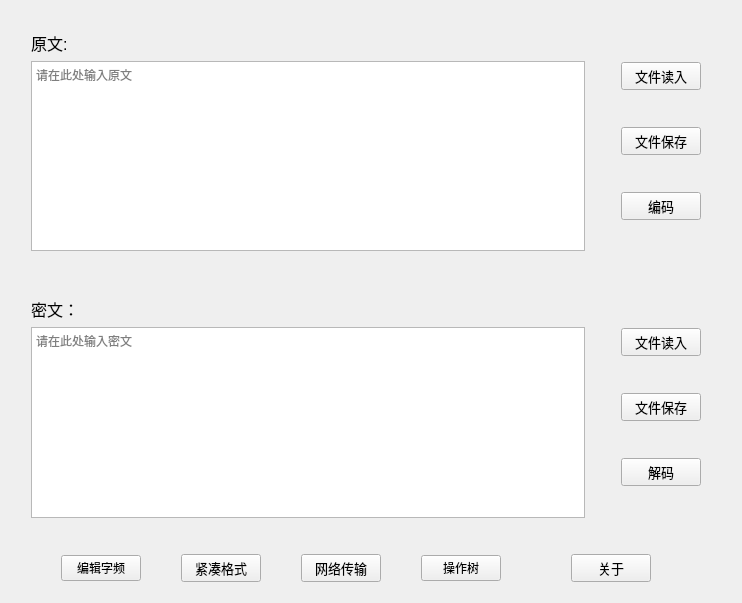
<?xml version="1.0" encoding="UTF-8"?>
<ui version="4.0">
 <class>Form</class>
 <widget class="QWidget" name="Form">
  <property name="geometry">
   <rect>
    <x>0</x>
    <y>0</y>
    <width>714</width>
    <height>603</height>
   </rect>
  </property>
  <property name="windowTitle">
   <string>哈夫曼编译码器</string>
  </property>
  <layout class="QVBoxLayout" name="verticalLayout_5">
   <item>
    <layout class="QHBoxLayout" name="horizontalLayout" stretch="0,0">
     <property name="topMargin">
      <number>20</number>
     </property>
     <property name="bottomMargin">
      <number>20</number>
     </property>
     <item>
      <layout class="QVBoxLayout" name="verticalLayout">
       <property name="leftMargin">
        <number>20</number>
       </property>
       <item>
        <widget class="QLabel" name="label">
         <property name="font">
          <font>
           <pointsize>12</pointsize>
          </font>
         </property>
         <property name="text">
          <string>原文:</string>
         </property>
        </widget>
       </item>
       <item>
        <widget class="QTextEdit" name="rawTextEdit">
         <property name="placeholderText">
          <string>请在此处输入原文</string>
         </property>
        </widget>
       </item>
      </layout>
     </item>
     <item>
      <layout class="QVBoxLayout" name="verticalLayout_3" stretch="4,0,4">
       <property name="leftMargin">
        <number>30</number>
       </property>
       <property name="rightMargin">
        <number>30</number>
       </property>
       <item>
        <widget class="QPushButton" name="rawOpenFileButton">
         <property name="sizePolicy">
          <sizepolicy hsizetype="Minimum" vsizetype="Fixed">
           <horstretch>30</horstretch>
           <verstretch>0</verstretch>
          </sizepolicy>
         </property>
         <property name="font">
          <font>
           <pointsize>10</pointsize>
          </font>
         </property>
         <property name="text">
          <string>文件读入</string>
         </property>
        </widget>
       </item>
       <item>
        <widget class="QPushButton" name="rawSaveFileButton">
         <property name="sizePolicy">
          <sizepolicy hsizetype="Minimum" vsizetype="Fixed">
           <horstretch>30</horstretch>
           <verstretch>0</verstretch>
          </sizepolicy>
         </property>
         <property name="font">
          <font>
           <pointsize>10</pointsize>
          </font>
         </property>
         <property name="text">
          <string>文件保存</string>
         </property>
        </widget>
       </item>
       <item>
        <widget class="QPushButton" name="encodedButton">
         <property name="sizePolicy">
          <sizepolicy hsizetype="Minimum" vsizetype="Fixed">
           <horstretch>0</horstretch>
           <verstretch>0</verstretch>
          </sizepolicy>
         </property>
         <property name="font">
          <font>
           <pointsize>10</pointsize>
          </font>
         </property>
         <property name="styleSheet">
          <string notr="true"/>
         </property>
         <property name="text">
          <string>编码</string>
         </property>
        </widget>
       </item>
      </layout>
     </item>
    </layout>
   </item>
   <item>
    <layout class="QHBoxLayout" name="horizontalLayout_2">
     <property name="topMargin">
      <number>20</number>
     </property>
     <property name="bottomMargin">
      <number>20</number>
     </property>
     <item>
      <layout class="QVBoxLayout" name="verticalLayout_2">
       <property name="leftMargin">
        <number>20</number>
       </property>
       <item>
        <widget class="QLabel" name="label_2">
         <property name="font">
          <font>
           <pointsize>12</pointsize>
          </font>
         </property>
         <property name="text">
          <string>密文：</string>
         </property>
        </widget>
       </item>
       <item>
        <widget class="QTextEdit" name="encodedTextEdit">
         <property name="placeholderText">
          <string>请在此处输入密文</string>
         </property>
        </widget>
       </item>
      </layout>
     </item>
     <item>
      <layout class="QVBoxLayout" name="verticalLayout_4">
       <property name="leftMargin">
        <number>30</number>
       </property>
       <property name="rightMargin">
        <number>30</number>
       </property>
       <item>
        <widget class="QPushButton" name="encodedOpenFileButton">
         <property name="font">
          <font>
           <pointsize>10</pointsize>
          </font>
         </property>
         <property name="text">
          <string>文件读入</string>
         </property>
        </widget>
       </item>
       <item>
        <widget class="QPushButton" name="encodedSaveFileButton">
         <property name="sizePolicy">
          <sizepolicy hsizetype="Minimum" vsizetype="Fixed">
           <horstretch>30</horstretch>
           <verstretch>0</verstretch>
          </sizepolicy>
         </property>
         <property name="font">
          <font>
           <pointsize>10</pointsize>
          </font>
         </property>
         <property name="text">
          <string>文件保存</string>
         </property>
        </widget>
       </item>
       <item>
        <widget class="QPushButton" name="decodeButton">
         <property name="font">
          <font>
           <pointsize>10</pointsize>
          </font>
         </property>
         <property name="styleSheet">
          <string notr="true"/>
         </property>
         <property name="text">
          <string>解码</string>
         </property>
        </widget>
       </item>
      </layout>
     </item>
    </layout>
   </item>
   <item>
    <layout class="QHBoxLayout" name="horizontalLayout_3" stretch="2,2">
     <property name="spacing">
      <number>50</number>
     </property>
     <property name="leftMargin">
      <number>50</number>
     </property>
     <property name="topMargin">
      <number>10</number>
     </property>
     <property name="rightMargin">
      <number>80</number>
     </property>
     <property name="bottomMargin">
      <number>10</number>
     </property>
     <item>
      <layout class="QHBoxLayout" name="horizontalLayout_4">
       <property name="spacing">
        <number>40</number>
       </property>
       <property name="leftMargin">
        <number>0</number>
       </property>
       <property name="rightMargin">
        <number>20</number>
       </property>
       <item>
        <widget class="QPushButton" name="editFrequencyButton">
         <property name="sizePolicy">
          <sizepolicy hsizetype="Fixed" vsizetype="Fixed">
           <horstretch>0</horstretch>
           <verstretch>0</verstretch>
          </sizepolicy>
         </property>
         <property name="text">
          <string>编辑字频</string>
         </property>
        </widget>
       </item>
       <item>
        <widget class="QPushButton" name="compactFormatButton">
         <property name="sizePolicy">
          <sizepolicy hsizetype="Fixed" vsizetype="Fixed">
           <horstretch>0</horstretch>
           <verstretch>0</verstretch>
          </sizepolicy>
         </property>
         <property name="font">
          <font>
           <pointsize>10</pointsize>
          </font>
         </property>
         <property name="text">
          <string>紧凑格式</string>
         </property>
        </widget>
       </item>
       <item>
        <widget class="QPushButton" name="networkTransportButton">
         <property name="sizePolicy">
          <sizepolicy hsizetype="Fixed" vsizetype="Fixed">
           <horstretch>0</horstretch>
           <verstretch>0</verstretch>
          </sizepolicy>
         </property>
         <property name="font">
          <font>
           <pointsize>10</pointsize>
          </font>
         </property>
         <property name="text">
          <string>网络传输</string>
         </property>
        </widget>
       </item>
       <item>
        <widget class="QPushButton" name="paintTreeButton">
         <property name="sizePolicy">
          <sizepolicy hsizetype="Fixed" vsizetype="Fixed">
           <horstretch>0</horstretch>
           <verstretch>0</verstretch>
          </sizepolicy>
         </property>
         <property name="text">
          <string>操作树</string>
         </property>
        </widget>
       </item>
      </layout>
     </item>
     <item>
      <widget class="QPushButton" name="pushButton">
       <property name="sizePolicy">
        <sizepolicy hsizetype="Fixed" vsizetype="Fixed">
         <horstretch>0</horstretch>
         <verstretch>0</verstretch>
        </sizepolicy>
       </property>
       <property name="font">
        <font>
         <pointsize>10</pointsize>
        </font>
       </property>
       <property name="text">
        <string>关于</string>
       </property>
      </widget>
     </item>
    </layout>
   </item>
  </layout>
 </widget>
 <resources/>
 <connections/>
</ui>
